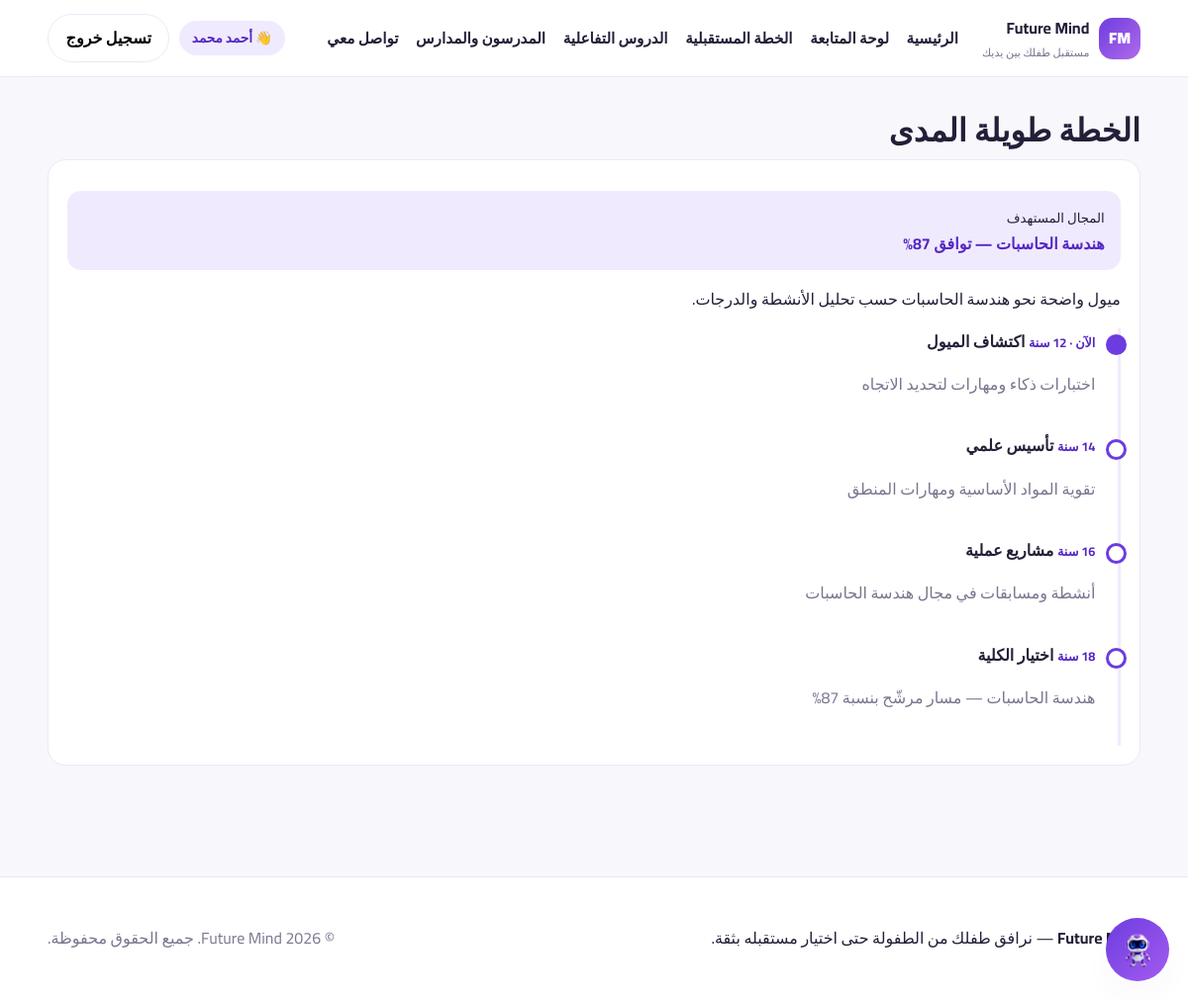
The page /plan/ (signed in) on the database its author committed.
### core/models.py (models this page shows, shortened)
class CareerPlan(models.Model):
    child = models.ForeignKey(Child, on_delete=models.CASCADE, related_name="career_plans")
    target_field = models.CharField("المجال المستهدف", max_length=120)
    match_percent = models.PositiveIntegerField("نسبة التوافق", default=80)
    summary = models.TextField("ملخص الخطة", blank=True)
    class Meta:
        verbose_name = "خطة مستقبلية"
        verbose_name_plural = "الخطط المستقبلية"

class PlanMilestone(models.Model):
    plan = models.ForeignKey(CareerPlan, on_delete=models.CASCADE, related_name="milestones")
    age_label = models.CharField("المرحلة العمرية", max_length=40)
    title = models.CharField("العنوان", max_length=120)
    description = models.TextField("التفاصيل", blank=True)
    done = models.BooleanField("تم إنجازها", default=False)
    order = models.PositiveIntegerField(default=0)
    class Meta:
        ordering = ["order"]
        verbose_name = "مرحلة"
        verbose_name_plural = "مراحل الخطة"

### core/views.py (the view)
# urls.py: path("plan/", views.plan, name="plan"),
@login_required
def plan(request):
    child = _current_child(request)
    return render(
        request,
        "core/plan.html",
        {"child": child, "plan": child.career_plans.first() if child else None},
    )

### core/views.py (called while the page is built)
def _current_child(request):
    qs = Child.objects.filter(parent=request.user)
    child_id = request.GET.get("child")
    if child_id:
        return get_object_or_404(qs, pk=child_id)
    return qs.first()

### templates/core/plan.html (shortened to what this page needs)
{% extends "base.html" %}
{% block content %}
<div class="container dash">
  <h1>الخطة طويلة المدى</h1>
  {% if plan %}
    <div class="panel">
      <div class="highlight"><small>المجال المستهدف</small><strong>{{ plan.target_field }} — توافق {{ plan.match_percent }}%</strong></div>
      <p>{{ plan.summary }}</p>
      <ol class="timeline">
        {% for m in plan.milestones.all %}
          <li class="{% if m.done %}done{% endif %}">
            <span class="year">{{ m.age_label }}</span>
            <strong>{{ m.title }}</strong>
            <p class="muted">{{ m.description }}</p>
          </li>
        {% endfor %}
      </ol>
    </div>
  {% else %}<p class="muted">لا توجد خطة بعد.</p>{% endif %}
</div>
{% endblock %}

### templates/base.html (shortened to what this page needs)
{% load static %}
<!doctype html>
<html lang="ar" dir="rtl">
<head>
  <link rel="stylesheet" href="{% static 'css/style.css' %}">
</head>
<body>
<header class="site-header">
  <div class="container header-inner">
    <a class="brand" href="{% url 'landing' %}">
      <span class="brand-mark">FM</span>
      <span>
        <strong>Future Mind</strong>
        <small>مستقبل طفلك بين يديك</small>
      </span>
    </a>
    <nav class="nav">
      <a href="{% url 'landing' %}">الرئيسية</a>
      <a href="{% url 'dashboard' %}">لوحة المتابعة</a>
      <a href="{% url 'plan' %}">الخطة المستقبلية</a>
      <a href="{% url 'lessons' %}">الدروس التفاعلية</a>
      <a href="{% url 'teachers' %}">المدرسون والمدارس</a>
      <a href="{% url 'contact' %}">تواصل معي</a>
    </nav>
    <div class="header-actions">
      {% if user.is_authenticated %}
        <span class="chip">👋 {{ user.get_full_name|default:user.username }}</span>
        <form method="post" action="{% url 'logout' %}">{% csrf_token %}
          <button class="btn btn-ghost" type="submit">تسجيل خروج</button>
        </form>
      {% else %}
        <a class="btn btn-ghost" href="{% url 'login' %}">تسجيل دخول</a>
        <a class="btn btn-primary" href="{% url 'signup' %}">حساب جديد</a>
      {% endif %}
    </div>
  </div>
</header>
<main>{% block content %}{% endblock %}</main>
<footer class="site-footer">
  <div class="container footer-inner">
    <p><strong>Future Mind</strong> — نرافق طفلك من الطفولة حتى اختيار مستقبله بثقة.</p>
    <p class="muted">© {% now "Y" %} Future Mind. جميع الحقوق محفوظة.</p>
  </div>
</footer>
<button id="fm-toggle" class="chat-fab" aria-label="افتح شات Future Mind">
  <img src="{% static 'img/mascot.png' %}" alt="" width="44" height="44">
</button>
</body>
</html>

### static/css/style.css (style rules this page uses)
:root { --primary: #6d3ce0; --primary-dark: #5628c4; --primary-soft: #f0eaff; --bg: #f8f7fc; --card: #ffffff; --text: #241f38; --muted: #7b7590; --border: #ece8f6; --ok: #17a673; --warn: #e5a13a; --bad: #e05252; --radius: 18px; --shadow: 0 16px 40px -24px rgba(80, 40, 180, .45); }
* { box-sizing: border-box; }
body { margin: 0; background: var(--bg); color: var(--text); font-family: "Cairo", system-ui, sans-serif; line-height: 1.7; }
a { color: inherit; text-decoration: none; }
h1, h2, h3 { margin: 0 0 .5rem; line-height: 1.35; }
.container { width: min(1200px, 92%); margin-inline: auto; }
.muted { color: var(--muted); }
.site-header { position: sticky; top: 0; z-index: 40; background: rgba(255,255,255,.9); backdrop-filter: blur(12px); border-bottom: 1px solid var(--border); }
.header-inner { display: flex; align-items: center; gap: 1.5rem; padding: .9rem 0; }
.brand { display: flex; align-items: center; gap: .6rem; }
.brand-mark { width: 42px; height: 42px; display: grid; place-items: center; border-radius: 14px; color: #fff; font-weight: 900; background: linear-gradient(135deg, var(--primary), #b06bea); }
.brand small { display: block; font-size: .7rem; color: var(--muted); }
.nav { display: flex; gap: 1.1rem; flex: 1; font-weight: 600; font-size: .95rem; flex-wrap: wrap; }
.header-actions { display: flex; align-items: center; gap: .6rem; }
.btn { display: inline-flex; align-items: center; justify-content: center; gap: .4rem; padding: .6rem 1.1rem; border-radius: 999px; border: 1px solid transparent; font: inherit; font-weight: 700; cursor: pointer; transition: .2s; }
.btn-ghost { background: #fff; border-color: var(--border); }
.chip { background: var(--primary-soft); color: var(--primary-dark); padding: .35rem .8rem; border-radius: 999px; font-size: .85rem; font-weight: 700; }
.feature, .panel, .stat-card { background: var(--card); border: 1px solid var(--border); border-radius: var(--radius); padding: 1.2rem; }
.dash { padding: 2rem 0 4rem; }
.highlight { background: var(--primary-soft); border-radius: 14px; padding: .8rem 1rem; margin: .7rem 0; }
.highlight strong { display: block; color: var(--primary-dark); }
.timeline { list-style: none; padding: 0; margin: 1rem 0 0; border-inline-start: 3px solid var(--primary-soft); }
.timeline li { position: relative; padding: 0 1.4rem 1.2rem; }
.timeline li::before { content: ""; position: absolute; inset-inline-start: -9px; top: .4rem; width: 15px; height: 15px; border-radius: 50%; background: #fff; border: 3px solid var(--primary); }
.timeline li.done::before { background: var(--primary); }
.timeline .year { font-size: .8rem; color: var(--primary-dark); font-weight: 700; }
.chat-fab { position: fixed; inset-inline-start: 1.2rem; bottom: 1.2rem; width: 64px; height: 64px; display: grid; place-items: center; border-radius: 50%; border: none; cursor: pointer; background: linear-gradient(135deg, var(--primary), #a35cf0); box-shadow: var(--shadow); z-index: 60; }
.chat-fab img { width: 44px; height: 44px; }
.site-footer { border-top: 1px solid var(--border); background: #fff; padding: 2rem 0; margin-top: 3rem; }
.footer-inner { display: flex; justify-content: space-between; flex-wrap: wrap; gap: .5rem; }

### rows shown on the page
CareerPlan: target_field "هندسة الحاسبات", match_percent "87", summary "ميول واضحة نحو هندسة الحاسبات حسب تحليل الأنشطة والدرجات."
PlanMilestone: age_label "الآن · 12 سنة", title "اكتشاف الميول", description "اختبارات ذكاء ومهارات لتحديد الاتجاه"
PlanMilestone: age_label "14 سنة", title "تأسيس علمي", description "تقوية المواد الأساسية ومهارات المنطق"
PlanMilestone: age_label "16 سنة", title "مشاريع عملية", description "أنشطة ومسابقات في مجال هندسة الحاسبات"
PlanMilestone: age_label "18 سنة", title "اختيار الكلية", description "هندسة الحاسبات — مسار مرشّح بنسبة 87%"

### other values the page prints
{{ user.get_full_name|default:user.username }} "أحمد محمد"
